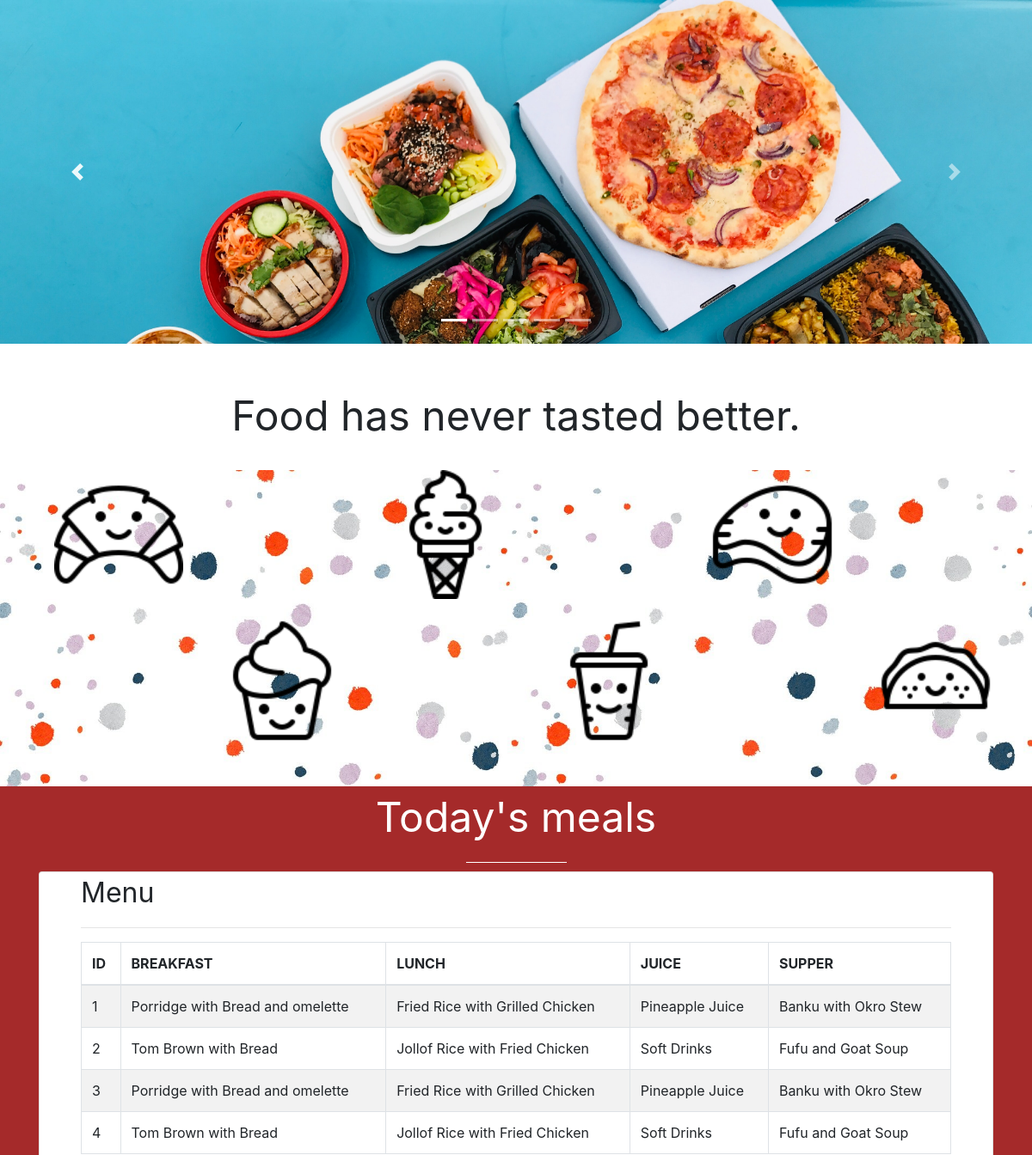
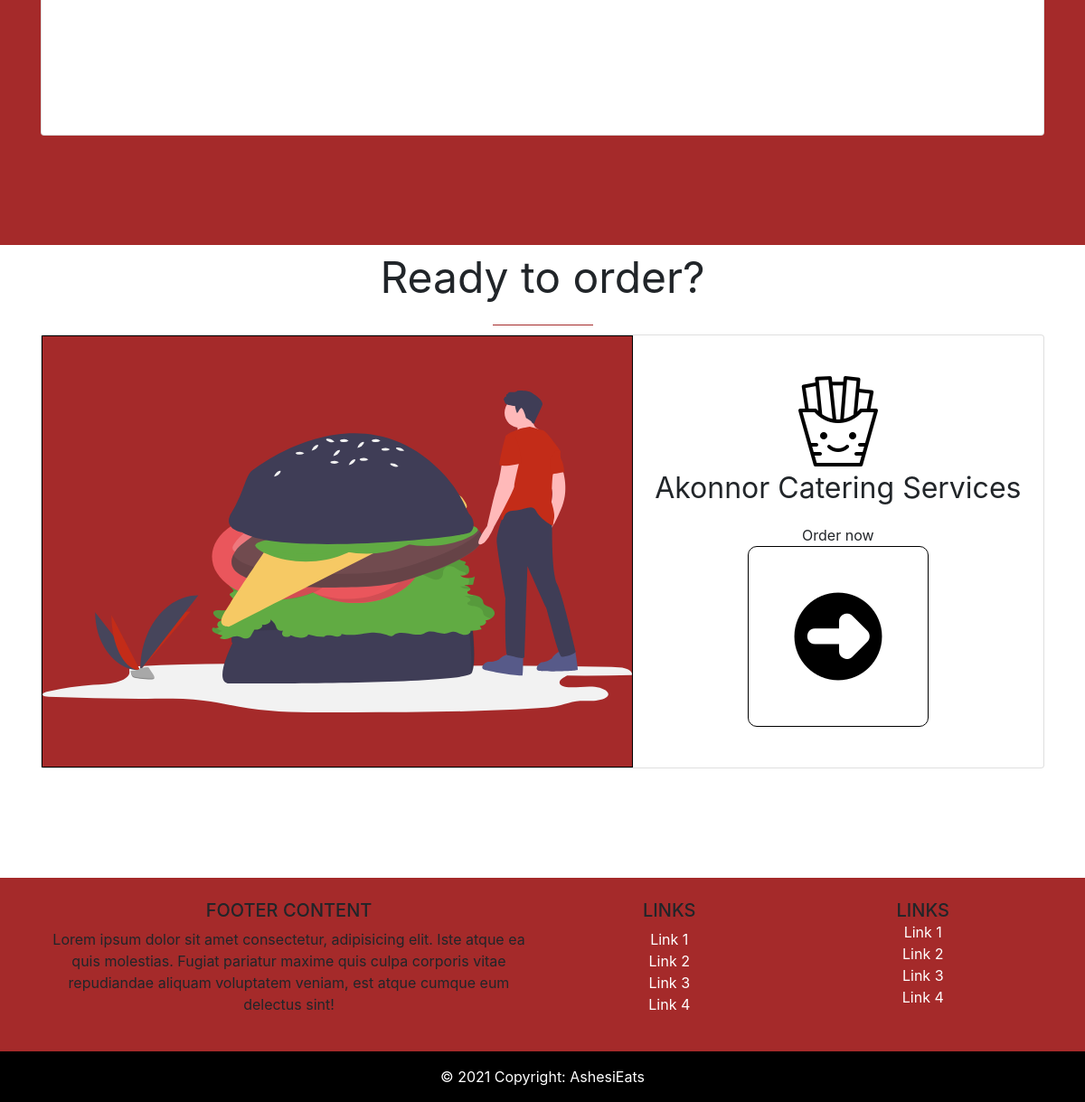
/akonnor.php, run on the app's committed database (2 pictures, top to bottom).
### tables this page shows
CREATE TABLE `meal` (
  `id` varchar(230) NOT NULL,
  `Breakfast` varchar(255) NOT NULL,
  `Lunch` varchar(255) NOT NULL,
  `Drink` varchar(255) NOT NULL,
  `Supper` varchar(255) NOT NULL
);

### akonnor.php (the view, shortened to what this page needs)
<!DOCTYPE html>
<html lang="en">
<head>
<link rel="stylesheet" href="https://cdnjs.cloudflare.com/ajax/libs/twitter-bootstrap/4.6.0/css/bootstrap.min.css">
<link rel="stylesheet" href="https://cdnjs.cloudflare.com/ajax/libs/font-awesome/5.15.2/css/all.min.css">
<link rel="stylesheet" href="assets/css/akonnor.css">
</head>
<body>
  <div class="container-fluid mx-0 px-0">
    <div id="carouselExampleCaptions" class="carousel slide" data-ride="carousel">
      <ol class="carousel-indicators">
        <li data-target="#carouselExampleCaptions" data-slide-to="0" class="active"></li>
        <li data-target="#carouselExampleCaptions" data-slide-to="1"></li>
        <li data-target="#carouselExampleCaptions" data-slide-to="2"></li>
        <li data-target="#carouselExampleCaptions" data-slide-to="3"></li>
        <li data-target="#carouselExampleCaptions" data-slide-to="4"></li>
      </ol>
      <div class="carousel-inner">
        <div class="carousel-item active">
          <img src="./assets/img/akonnor carousel/cristiano-pinto-2lWGQ02DGL8-unsplash.jpg" class="d-block w-100" alt="...">
        </div>
      </div>
      <a class="carousel-control-prev" href="#carouselExampleCaptions" role="button" data-slide="prev">
        <span class="carousel-control-prev-icon" aria-hidden="true"></span>
      </a>
      <a class="carousel-control-next" href="#carouselExampleCaptions" role="button" data-slide="next">
        <span class="carousel-control-next-icon" aria-hidden="true"></span>
      </a>
    </div>
  </div>
  <div class="container">
    <div class="slogan pt-lg-5">
      <p>Food has never tasted better.</p>
      <hr>
    </div>
  </div>
  <div class="container-fluid px-5 food-background">
    <div class="foods container pb-lg-5">
      <img src="./assets/img/absolute img/icons8-kawaii-croissant-100.png" alt="" width="150" class="img1">
      <img src="./assets/img/absolute img/icons8-kawaii-cupcake-100.png" alt="" width="150" class="img2">
      <img src="./assets/img/absolute img/icons8-kawaii-ice-cream-100.png" alt="" width="150" class="img3">
      <img src="./assets/img/absolute img/icons8-kawaii-soda-100.png" alt="" width="150" class="img4">
      <img src="./assets/img/absolute img/icons8-kawaii-steak-100.png" alt="" width="150" class="img5">
      <img src="./assets/img/absolute img/icons8-kawaii-taco-100.png" alt="" width="150" class="img6">
    </div>
  </div>
  <div class="container-fluid menu-section s1">
    <div class="slogan meals">
      <p>Today's meals</p>
      <hr>
    </div>
    <div class="container">
      <div class="card menu-plaque px-5">
        <span>Menu</span>
        <hr>
        <div class="row">
            <div class="col-md-12">
                <?php
                require_once "dbconnection.php";
                $sql = "SELECT * FROM meal";
                if($result = mysqli_query($link, $sql)){
                    if(mysqli_num_rows($result) > 0){
                        echo "<table class='table table-bordered table-striped'>";
                            echo "<thead>";
                                echo "<tr>";
                                    echo "<th>ID</th>";
                                    echo "<th>BREAKFAST</th>";
                                    echo "<th>LUNCH</th>";
                                    echo "<th>JUICE</th>";
                                    echo "<th>SUPPER</th>";
                                echo "</tr>";
                            echo "</thead>";
                            echo "<tbody>";
                            while($row = mysqli_fetch_array($result)){
                                echo "<tr>";
                                    echo "<td>" . $row['id'] . "</td>";
                                    echo "<td>" . $row['Breakfast'] . "</td>";
                                    echo "<td>" . $row['Lunch'] . "</td>";
                                    echo "<td>" . $row['Drink'] . "</td>";
                                    echo "<td>" . $row['Supper'] . "</td>";
                                echo "</tr>";
                            }
                            echo "</tbody>";
                        echo "</table>";
                    } else{
                        echo "<p class='lead'><em>No records were found.</em></p>";
                    }
                } else{
                    echo "ERROR: Could not able to execute $sql. " . mysqli_error($link);
                }
                ?>
            </div>
        </div>
      </div>
    </div>
  </div>
  <div class="container-fluid menu-section s2">
    <div class="container order-box">
      <div class="slogan order-heading">
        <p>Ready to order?</p>
        <hr>
      </div>
      <div class="card box">
        <div class="svg-img">
          <img src="./assets/img/undraw_Hamburger_8ge6.svg" alt="">
        </div>
        <div class="portal">
          <div class="brand">
            <img src="./assets/img/icons8-kawaii-french-fries-100.png" alt="">
            <p>Akonnor Catering Services</p>
            <span>Order now</span>
          </div>
          <a href="" class="order-button">
            <img src="./assets/img/icons8-arrow-100.png" alt="">
          </a>
        </div>
      </div>
    </div>
  </div>
<footer class="text-center text-lg-start footer">
  <div class="container p-4">
    <div class="row">
      <div class="col-lg-6 col-md-12 mb-4 mb-md-0">
        <h5 class="text-uppercase">Footer Content</h5>
        <p>
          Lorem ipsum dolor sit amet consectetur, adipisicing elit. Iste atque ea quis
          molestias. Fugiat pariatur maxime quis culpa corporis vitae repudiandae aliquam
          voluptatem veniam, est atque cumque eum delectus sint!
        </p>
      </div>
      <div class="col-lg-3 col-md-6 mb-4 mb-md-0">
        <h5 class="text-uppercase">Links</h5>
        <ul class="list-unstyled mb-0">
          <li>
            <a href="#!" class="text-white">Link 1</a>
          </li>
          <li>
            <a href="#!" class="text-white">Link 2</a>
          </li>
          <li>
            <a href="#!" class="text-white">Link 3</a>
          </li>
          <li>
            <a href="#!" class="text-white">Link 4</a>
          </li>
        </ul>
      </div>
      <div class="col-lg-3 col-md-6 mb-4 mb-md-0">
        <h5 class="text-uppercase mb-0">Links</h5>
        <ul class="list-unstyled">
          <li>
            <a href="#!" class="text-white">Link 1</a>
          </li>
          <li>
            <a href="#!" class="text-white">Link 2</a>
          </li>
          <li>
            <a href="#!" class="text-white">Link 3</a>
          </li>
          <li>
            <a href="#!" class="text-white">Link 4</a>
          </li>
        </ul>
      </div>
    </div>
  </div>
  <div class="text-center p-3" style="background-color: black;">
    <span style="color: white;">© 2021 Copyright:</span>
    <span class="text-white" >AshesiEats</span>
  </div>
</footer>
</body>
</html>

### assets/css/akonnor.css (style rules this page uses)
* { margin: 0; padding: 0; box-sizing: border-box; }
:root { font-family: 'Inter', sans-serif; font-size: 16px; }
body { height: 100vh; position: relative; }
.carousel { height: 400px; width: 100%; }
.carousel-inner { height: 100%; }
.slogan { text-align: center; }
.slogan > p { font-size: 3rem; }
.foods { display: grid; grid-template-columns: repeat(6, 1fr); grid-template-rows: repeat(2, 1fr); grid-column-gap: 40px; grid-row-gap: 20px; }
.food-background { background-image: url("../img/confetti-1637197_1920.jpg"); background-repeat: no-repeat; background-size: 100%; }
.img1 { grid-area: 1 / 1 / 2 / 2; }
.img2 { grid-area: 2 / 2 / 3 / 3; }
.img3 { grid-area: 1 / 3 / 2 / 4; }
.img4 { grid-area: 2 / 4 / 3 / 5; }
.img5 { grid-area: 1 / 5 / 2 / 6; }
.img6 { grid-area: 2 / 6 / 3 / 7; }
.menu-section { height: 700px; }
.meals p { color: white; }
.slogan hr { width: 10%; border-color: white; margin: 0 auto 10px auto; }
.s1 { background: brown; }
.menu-plaque, .box { height: 60vh; width: 100%; }
.menu-plaque span { font-size: 2rem; }
.order-heading hr { width: 10%; border-color: brown; margin: 0 auto 10px auto; }
.box { display: flex; flex-direction: row; justify-content: center; }
.svg-img { border: 1px solid black; flex: 1.5; display: flex; align-items: center; background-color: brown; }
.svg-img img { width: 100%; }
.portal { display: flex; justify-content: center; flex-direction: column; align-items: center; flex: 1; padding: 10px; }
.brand { text-align: center; }
.brand p { font-size: 2rem; }
.order-button { display: flex; justify-content: center; align-items: center; height: 200px; width: 200px; border: 1px solid black; border-radius: 10px; }
.footer { background-color: brown; }

### data on the page
meal: id "1", Breakfast "Porridge with Bread and omelette", Lunch "Fried Rice with Grilled Chicken", Drink "Pineapple Juice", Supper "Banku with Okro Stew"
meal: id "2", Breakfast "Tom Brown with Bread", Lunch "Jollof Rice with Fried Chicken", Drink "Soft Drinks", Supper "Fufu and Goat Soup"
meal: id "3", Breakfast "Porridge with Bread and omelette", Lunch "Fried Rice with Grilled Chicken", Drink "Pineapple Juice", Supper "Banku with Okro Stew"
meal: id "4", Breakfast "Tom Brown with Bread", Lunch "Jollof Rice with Fried Chicken", Drink "Soft Drinks", Supper "Fufu and Goat Soup"
